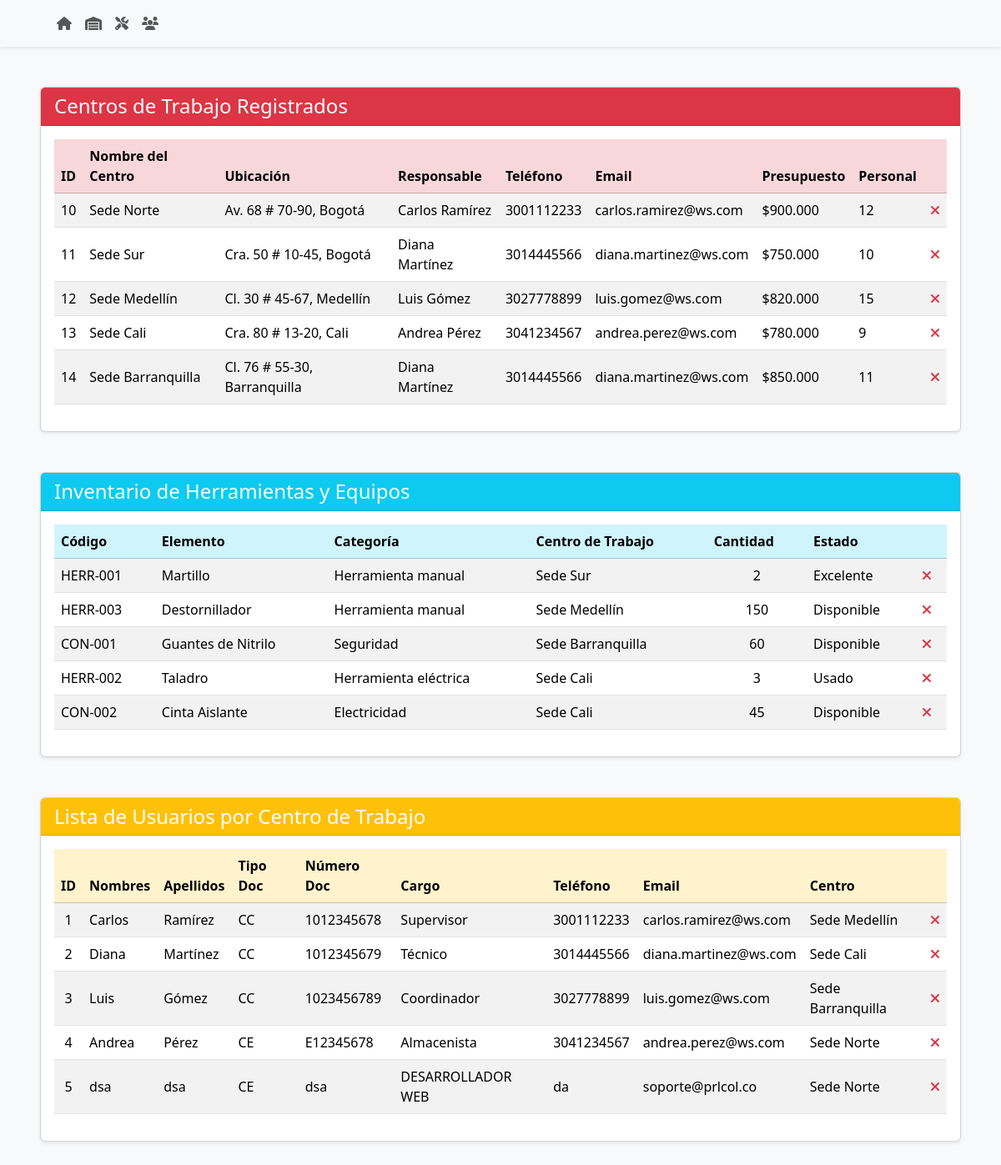
The page / on the database its author committed.
### tables this page shows
CREATE TABLE `centro_trabajo` (
  `id_centro` int(11) NOT NULL,
  `nombre` varchar(100) DEFAULT NULL,
  `ubicacion` varchar(255) DEFAULT NULL,
  `presupuesto_mensual` decimal(10,2) DEFAULT NULL,
  `cantidad_personal` int(11) DEFAULT NULL,
  `id_responsable` int(11) DEFAULT NULL
);

CREATE TABLE `usuario` (
  `id_usuario` int(11) NOT NULL,
  `id_centro` int(11) DEFAULT NULL,
  `nombres` varchar(100) DEFAULT NULL,
  `apellidos` varchar(100) DEFAULT NULL,
  `tipo_documento` enum('CC','CE','TI','Pasaporte') NOT NULL,
  `numero_documento` varchar(30) DEFAULT NULL,
  `cargo` varchar(100) DEFAULT NULL,
  `telefono` varchar(20) DEFAULT NULL,
  `email` varchar(100) DEFAULT NULL
);

CREATE TABLE `inventario` (
  `id_inventario` int(11) NOT NULL,
  `id_centro` int(11) DEFAULT NULL,
  `id_elemento` int(11) DEFAULT NULL,
  `cantidad` int(11) DEFAULT NULL,
  `ubicacion_fisica` varchar(255) DEFAULT NULL,
  `estado_actual` varchar(100) DEFAULT NULL,
  `ultima_revision` date DEFAULT NULL
);

CREATE TABLE `elemento` (
  `id_elemento` int(11) NOT NULL,
  `codigo` varchar(50) DEFAULT NULL,
  `nombre` varchar(100) DEFAULT NULL,
  `descripcion` text DEFAULT NULL,
  `categoria` varchar(100) DEFAULT NULL,
  `marca` varchar(100) DEFAULT NULL,
  `modelo` varchar(100) DEFAULT NULL,
  `fecha_compra` date DEFAULT NULL,
  `valor` decimal(12,2) DEFAULT NULL,
  `estado` varchar(50) DEFAULT NULL,
  `vida_util` int(11) DEFAULT NULL,
  `consumible` tinyint(1) DEFAULT NULL,
  `stock_minimo` int(11) DEFAULT NULL
);

### usuarios/usuarios.php (the view)
<?php
    $sql = "
        SELECT
            u.id_usuario,
            u.nombres,
            u.apellidos,
            u.tipo_documento,
            u.numero_documento,
            u.cargo,
            u.telefono,
            u.email,
            c.nombre AS centro
        FROM usuario u
        JOIN centro_trabajo c ON u.id_centro = c.id_centro
    ";
    $stmt = $pdo->query($sql);
    $usuarios = $stmt->fetchAll(PDO::FETCH_ASSOC);
?>
<div class="mt-5">
    <div class="card shadow-sm">
        <div class="card-header bg-warning text-white">
            <h4 class="mb-0">Lista de Usuarios por Centro de Trabajo</h4>
        </div>
        <div class="card-body">
            <div class="table-responsive">
                <table class="table table-striped table-hover align-middle">
                    <thead class="table-warning">
                        <tr>
                            <th>ID</th>
                            <th>Nombres</th>
                            <th>Apellidos</th>
                            <th>Tipo Doc</th>
                            <th>Número Doc</th>
                            <th>Cargo</th>
                            <th>Teléfono</th>
                            <th>Email</th>
                            <th>Centro</th>
                            <th></th>
                        </tr>
                    </thead>
                    <tbody>
                        <?php foreach ($usuarios as $u): ?>
                        <tr>
                            <td class="text-center"><?= $u['id_usuario'] ?></td>
                            <td><?= $u['nombres'] ?></td>
                            <td><?= $u['apellidos'] ?></td>
                            <td><?= $u['tipo_documento'] ?></td>
                            <td><?= $u['numero_documento'] ?></td>
                            <td><?= $u['cargo'] ?></td>
                            <td><?= $u['telefono'] ?></td>
                            <td><?= $u['email'] ?></td>
                            <td><?= $u['centro'] ?></td>
                            <td>
                                <a class="text-danger" href="id=<?= $u['id_usuario'] ?>">
                                    <i class="fa-solid fa-xmark"></i>
                                </a>
                            </td>
                        </tr>
                        <?php endforeach; ?>
                    </tbody>
                </table>
            </div>
        </div>
    </div>
</div>

### index.php (shortened to what this page needs)
<!DOCTYPE html>
<html lang="es">
<head>
    <link rel="stylesheet" href="https://cdn.jsdelivr.net/npm/bootstrap@5.3.3/dist/css/bootstrap.min.css">
    <link href="https://cdn.jsdelivr.net/npm/bootstrap@5.3.3/dist/css/bootstrap.min.css" rel="stylesheet">
    <link rel="stylesheet" href="https://cdnjs.cloudflare.com/ajax/libs/font-awesome/6.7.2/css/all.min.css" />
</head>
<body class="bg-light">
    <?php require('db/conexion.php'); ?>
    <nav class="navbar navbar-expand-lg shadow-sm">
        <div class="container-fluid mx-5">
            <ul class="navbar-nav">
                <li class="nav-item">
                    <a class="nav-link" href="index.php">
                        <i class="fa-solid fa-house"></i>
                    </a>
                </li>
                <li class="nav-item">
                    <a class="nav-link" href="centros_trabajo/crear_centro.php">
                        <i class="fa-solid fa-warehouse"></i>
                    </a>
                </li>
                <li class="nav-item">
                    <a class="nav-link" href="inventario_principal/crear_elemento.php">
                        <i class="fa-solid fa-screwdriver-wrench"></i>
                    </a>
                </li>
                <li class="nav-item">
                    <a class="nav-link" href="usuarios/crear_usuario.php">
                        <i class="fa-solid fa-users"></i>
                    </a>
                </li>
            </ul>
            </div>
    </nav>
    <main>
        <section class="m-5">
            <?php require('centros_trabajo/centros.php'); ?>
        </section>
        <section class="m-5">
            <?php require('inventario_principal/inventario.php'); ?>
        </section>
        <section class="m-5">
            <?php require('usuarios/usuarios.php'); ?>
        </section>
    </main>
</body>
</html>

### centros_trabajo/centros.php
<?php
    $sql = "
        SELECT
            c.id_centro,
            c.nombre,
            c.ubicacion,
            CONCAT(u.nombres, ' ', u.apellidos) AS responsable,
            u.telefono,
            u.email,
            c.presupuesto_mensual,
            c.cantidad_personal
        FROM centro_trabajo c
        LEFT JOIN usuario u ON c.id_responsable = u.id_usuario
    ";
    $stmt = $pdo->query($sql);
    $centros = $stmt->fetchAll(PDO::FETCH_ASSOC);
?>
<div class="mt-5">
    <div class="card shadow-sm">
        <div class="card-header bg-danger text-white">
            <h4 class="mb-0">Centros de Trabajo Registrados</h4>
        </div>
        <div class="card-body">
            <div class="table-responsive">
                <table class="table table-striped table-hover align-middle">
                    <thead class="table-danger">
                        <tr>
                            <th>ID</th>
                            <th>Nombre del Centro</th>
                            <th>Ubicación</th>
                            <th>Responsable</th>
                            <th>Teléfono</th>
                            <th>Email</th>
                            <th>Presupuesto</th>
                            <th>Personal</th>
                            <th></th>
                        </tr>
                    </thead>
                    <tbody>
                        <?php foreach ($centros as $c): ?>
                        <tr>
                            <td><?= $c['id_centro'] ?></td>
                            <td><?= $c['nombre'] ?></td>
                            <td><?= $c['ubicacion'] ?></td>
                            <td><?= $c['responsable'] ?? '<em>Sin asignar</em>' ?></td>
                            <td><?= $c['telefono'] ?></td>
                            <td><?= $c['email'] ?></td>
                            <td>$<?= number_format($c['presupuesto_mensual'], 0, ',', '.') ?></td>
                            <td><?= $c['cantidad_personal'] ?></td>
                            <td>
                                <div data-bs-toggle="modal" data-bs-target="#myModal" >
                                    <a href="centros_trabajo/borrar_centro.php?id=<?= $c['id_centro'] ?>" class="text-danger">
                                        <i class="fa-solid fa-xmark"></i>
                                    </a>
                                </div>
                            </td>
                        </tr>
                        <?php endforeach; ?>
                    </tbody>
                </table>
            </div>
        </div>
    </div>
</div>

### inventario_principal/inventario.php
<?php
    $sql = "
        SELECT
            c.nombre AS centro,
            e.nombre AS elemento,
            e.id_elemento,
            i.id_inventario,
            i.cantidad,
            i.estado_actual,
            e.codigo,
            e.categoria
        FROM inventario i
        JOIN centro_trabajo c ON i.id_centro = c.id_centro
        JOIN elemento e ON i.id_elemento = e.id_elemento
    ";
    $stmt = $pdo->query($sql);
    $inventario = $stmt->fetchAll(PDO::FETCH_ASSOC);
?>
<div class="mt-5">
    <div class="card shadow-sm">
        <div class="card-header bg-info text-white">
            <h4 class="mb-0">Inventario de Herramientas y Equipos</h4>
        </div>
        <div class="card-body">
            <div class="table-responsive">
                <table class="table table-striped table-hover align-middle">
                    <thead class="table-info">
                        <tr>
                            <th>Código</th>
                            <th>Elemento</th>
                            <th>Categoría</th>
                            <th>Centro de Trabajo</th>
                            <th>Cantidad</th>
                            <th>Estado</th>
                            <th></th>
                        </tr>
                    </thead>
                    <tbody>
                        <?php foreach ($inventario as $i): ?>
                        <tr>
                            <td><?= $i['codigo'] ?></td>
                            <td><?= $i['elemento'] ?></td>
                            <td><?= $i['categoria'] ?></td>
                            <td><?= $i['centro'] ?></td>
                            <td class="text-center"><?= $i['cantidad'] ?></td>
                            <td><?= $i['estado_actual'] ?></td>
                            <td>
                                <a class="text-danger" href="inventario_principal/borrar_elemento.php?id_elemento=<?= $i['id_elemento']; ?>&id_inventario=<?= $i['id_inventario']; ?>">
                                    <i class="fa-solid fa-xmark"></i>
                                </a>
                            </td>
                        </tr>
                        <?php endforeach; ?>
                    </tbody>
                </table>
            </div>
        </div>
    </div>
</div>

### rows shown on the page
centro_trabajo: id_centro "10", nombre "Sede Norte", ubicacion "Av. 68 # 70-90, Bogotá", responsable "Carlos Ramírez", id_responsable.telefono "3001112233", id_responsable.email "carlos.ramirez@ws.com", presupuesto_mensual "900.000", cantidad_personal "12"
centro_trabajo: id_centro "11", nombre "Sede Sur", ubicacion "Cra. 50 # 10-45, Bogotá", responsable "Diana Martínez", id_responsable.telefono "3014445566", id_responsable.email "diana.martinez@ws.com", presupuesto_mensual "750.000", cantidad_personal "10"
centro_trabajo: id_centro "12", nombre "Sede Medellín", ubicacion "Cl. 30 # 45-67, Medellín", responsable "Luis Gómez", id_responsable.telefono "3027778899", id_responsable.email "luis.gomez@ws.com", presupuesto_mensual "820.000", cantidad_personal "15"
centro_trabajo: id_centro "13", nombre "Sede Cali", ubicacion "Cra. 80 # 13-20, Cali", responsable "Andrea Pérez", id_responsable.telefono "3041234567", id_responsable.email "andrea.perez@ws.com", presupuesto_mensual "780.000", cantidad_personal "9"
centro_trabajo: id_centro "14", nombre "Sede Barranquilla", ubicacion "Cl. 76 # 55-30, Barranquilla", responsable "Diana Martínez", id_responsable.telefono "3014445566", id_responsable.email "diana.martinez@ws.com", presupuesto_mensual "850.000", cantidad_personal "11"
inventario: id_elemento.codigo "HERR-001", id_elemento.nombre "Martillo", id_elemento.categoria "Herramienta manual", id_centro.nombre "Sede Sur", cantidad "2", estado_actual "Excelente"
inventario: id_elemento.codigo "HERR-003", id_elemento.nombre "Destornillador", id_elemento.categoria "Herramienta manual", id_centro.nombre "Sede Medellín", cantidad "150", estado_actual "Disponible"
inventario: id_elemento.codigo "CON-001", id_elemento.nombre "Guantes de Nitrilo", id_elemento.categoria "Seguridad", id_centro.nombre "Sede Barranquilla", cantidad "60", estado_actual "Disponible"
inventario: id_elemento.codigo "HERR-002", id_elemento.nombre "Taladro", id_elemento.categoria "Herramienta eléctrica", id_centro.nombre "Sede Cali", cantidad "3", estado_actual "Usado"
inventario: id_elemento.codigo "CON-002", id_elemento.nombre "Cinta Aislante", id_elemento.categoria "Electricidad", id_centro.nombre "Sede Cali", cantidad "45", estado_actual "Disponible"
usuario: id_usuario "1", nombres "Carlos", apellidos "Ramírez", tipo_documento "CC", numero_documento "1012345678", cargo "Supervisor", telefono "3001112233", email "carlos.ramirez@ws.com", id_centro.nombre "Sede Medellín"
usuario: id_usuario "2", nombres "Diana", apellidos "Martínez", tipo_documento "CC", numero_documento "1012345679", cargo "Técnico", telefono "3014445566", email "diana.martinez@ws.com", id_centro.nombre "Sede Cali"
usuario: id_usuario "3", nombres "Luis", apellidos "Gómez", tipo_documento "CC", numero_documento "1023456789", cargo "Coordinador", telefono "3027778899", email "luis.gomez@ws.com", id_centro.nombre "Sede Barranquilla"
usuario: id_usuario "4", nombres "Andrea", apellidos "Pérez", tipo_documento "CE", numero_documento "E12345678", cargo "Almacenista", telefono "3041234567", email "andrea.perez@ws.com", id_centro.nombre "Sede Norte"
usuario: id_usuario "5", nombres "dsa", apellidos "dsa", tipo_documento "CE", numero_documento "dsa", cargo "DESARROLLADOR WEB", telefono "da", email "soporte@prlcol.co", id_centro.nombre "Sede Norte"
